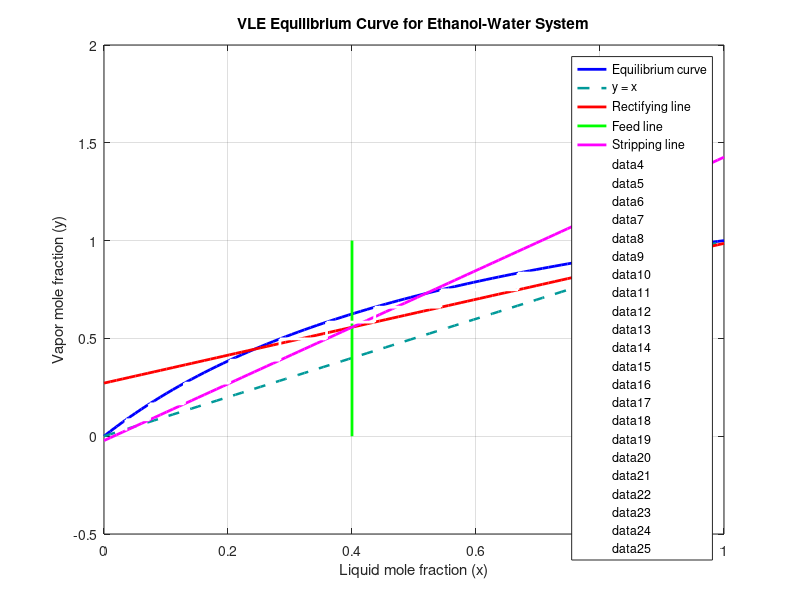
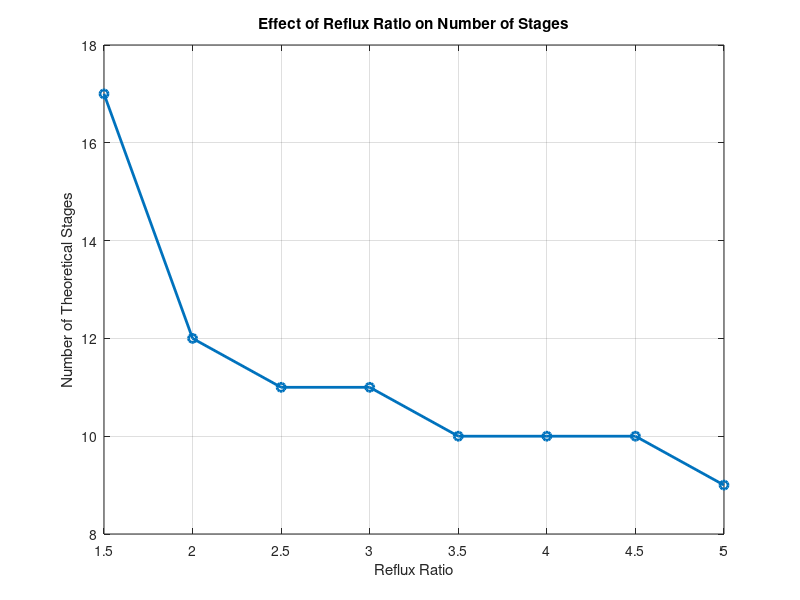

Reproduce these figures in MATLAB, in order.
clear
clc
close all

% Relative volatility for ethanol-water mixture
alpha = 2.5;

x = linspace(0,1,100);

% Equilibrium relation
y = (alpha .* x) ./ (1 + (alpha - 1).*x);

figure
plot(x,y,'b','LineWidth',2)
hold on

plot(x,x,'Color',[0 0.6 0.6],'LineStyle','--','LineWidth',1.8)

xlabel('Liquid mole fraction (x)')
ylabel('Vapor mole fraction (y)')
title('VLE Equilibrium Curve for Ethanol-Water System')

legend('Equilibrium curve','y = x')
grid on


% Distillation specifications
xD = 0.95;   
xB = 0.05;   
R  = 2.5;    

% Rectifying operating line
y_rect = (R/(R+1))*x + xD/(R+1);

plot(x,y_rect,'r','LineWidth',2)

legend('Equilibrium curve','y = x','Rectifying operating line')


xF=0.4;    
q=1;      

if q==1
    x_q=[xF xF];
    y_q=[0 1];
    plot(x_q,y_q,'g','LineWidth',2)
else
    y_q = (q/(q-1))*x-xF/(q-1);
    plot(x,y_q,'g','LineWidth',2)
end

legend('Equilibrium curve','y = x','Rectifying line','Feed line (q-line)')


m = R/(R+1);
c = xD/(R+1);

if q==1
    x_int = xF;
    y_int = m*x_int + c;
else
    m_q = q/(q-1);
    c_q = -xF/(q-1);
    
    x_int = (c_q - c)/(m - m_q);
    y_int = m*x_int + c;
end

y_strip = ((y_int - xB)/(x_int - xB))*(x - xB) + xB;

plot(x,y_strip,'m','LineWidth',2)

legend('Equilibrium curve','y = x','Rectifying line','Feed line','Stripping line')


x_stage = xD;
y_stage = xD;

stages = 0;

while x_stage > xB 
    x_new = (y_stage) / (alpha - (alpha-1)*y_stage);
    
    plot([x_stage x_new],[y_stage y_stage],'w','LineWidth',2)
    
    x_stage = x_new;
    
    if x_stage > xF
        y_new = m*x_stage + c;         
    else
        y_new = ((y_int - xB)/(x_int - xB))*(x_stage - xB) + xB;  % stripping
    end
    
    plot([x_stage x_stage],[y_stage y_new],'w','LineWidth',2)
    
    y_stage = y_new;
    
    stages=stages+1;
end

disp(['Number of theoretical stages: ', num2str(stages)])



R_values = 1.5:0.5:5;
stage_results = zeros(size(R_values));

for i=1:length(R_values)

    R_test = R_values(i);
    m_test = R_test/(R_test+1);
    c_test = xD/(R_test+1);

    x_stage = xD;
    y_stage = xD;
    stages = 0;

    while x_stage>xB
        x_new = (y_stage) / (alpha - (alpha-1)*y_stage);
        x_stage = x_new;

        if x_stage > xF
            y_new = m_test*x_stage + c_test;
        else
            y_new = ((y_int - xB)/(x_int - xB))*(x_stage - xB) + xB;
        end

        y_stage = y_new;
        stages = stages + 1;
    end

    stage_results(i) = stages;

end

figure
plot(R_values,stage_results,'o-','LineWidth',2)
xlabel('Reflux Ratio')
ylabel('Number of Theoretical Stages')
title('Effect of Reflux Ratio on Number of Stages')
grid on
